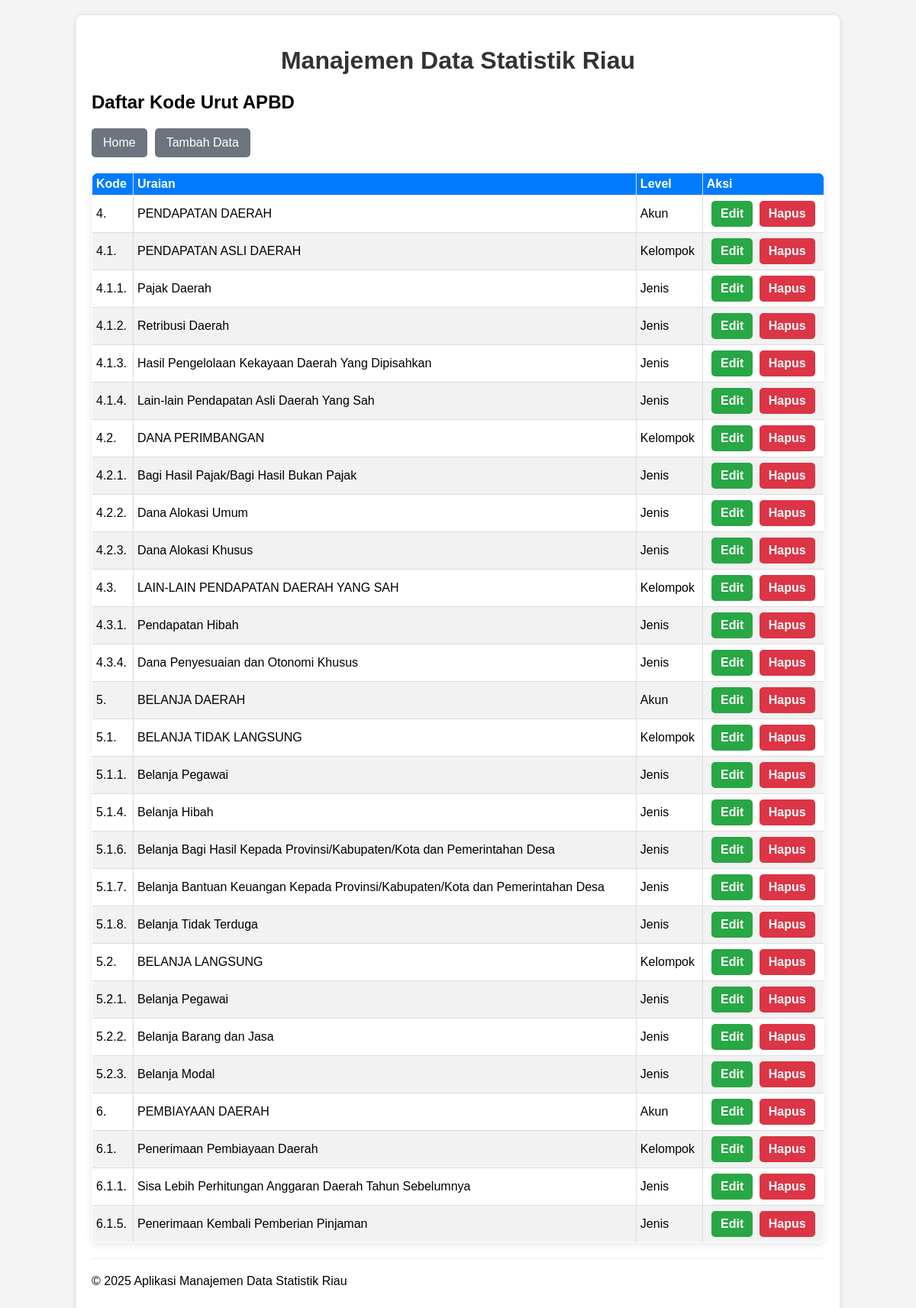
The app's page /apbd-kode-urut/read.php, older data.
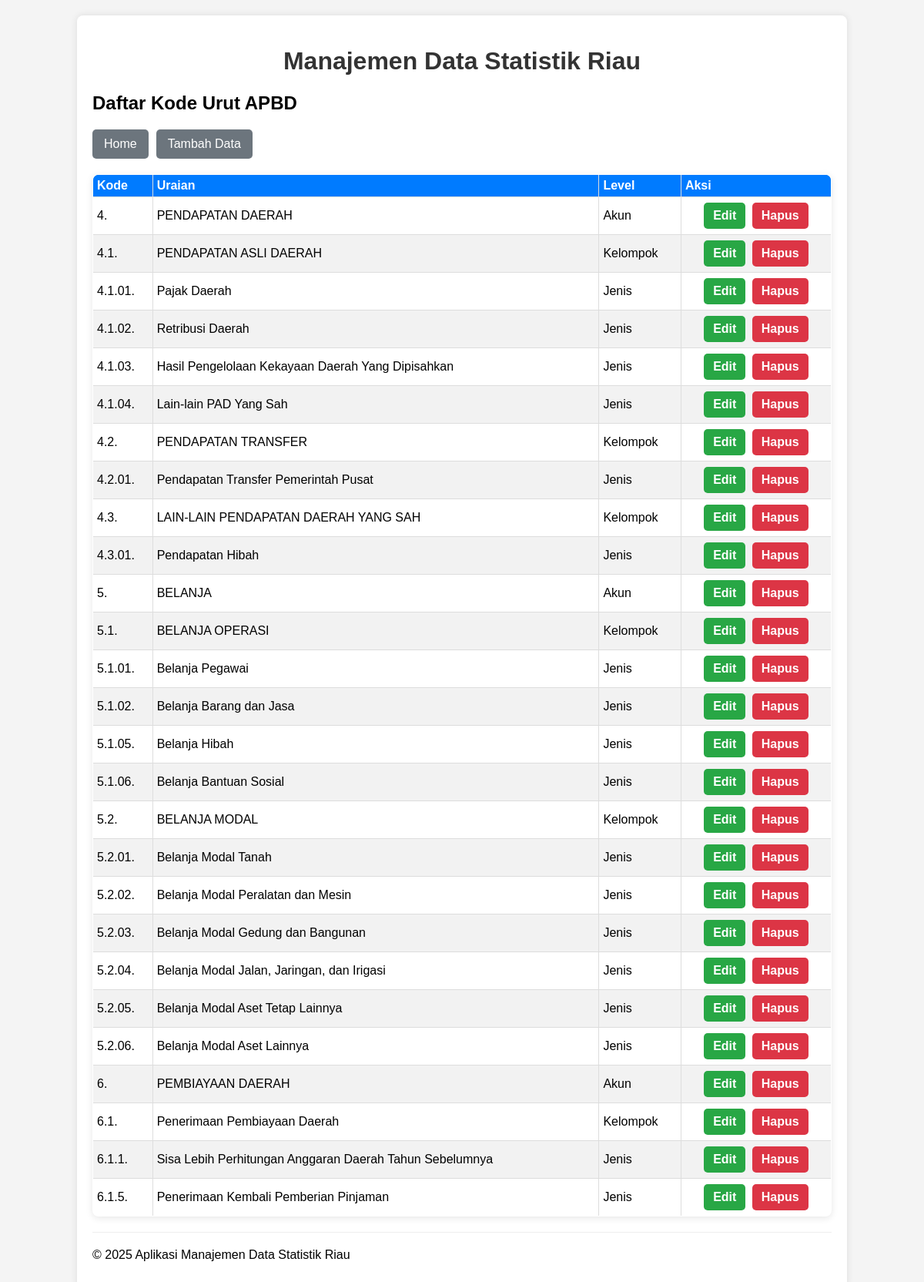
The same page, newer data.
### tables this page shows
CREATE TABLE `kode_urut` (
  `id` int(11) NOT NULL,
  `no_urut` varchar(11) DEFAULT NULL,
  `uraian` varchar(255) DEFAULT NULL,
  `id_kode_level` int(11) DEFAULT NULL
);

CREATE TABLE `kode_level` (
  `id` int(11) NOT NULL,
  `nama_level` varchar(255) DEFAULT NULL,
  `akronim` varchar(255) DEFAULT NULL
);

### apbd-kode-urut/read.php (the view, shortened to what this page needs)
<?php
include '../config/database.php';
include '../templates/header.php';
$sql = "SELECT ku.id, ku.no_urut, ku.uraian, kl.nama_level
        FROM kode_urut ku
        INNER JOIN kode_level kl
        ON ku.id_kode_level = kl.id
        ORDER BY ku.no_urut ASC";
$result = $conn->query($sql);
?>
<h2>Daftar Kode Urut APBD</h2>
<div class="button-group">
    <button><a href="../index.php">Home</a></button>
    <button><a href="create.php">Tambah Data</a></button>
</div>
<?php
if ($result->num_rows > 0):
?>
    <table>
        <thead>
            <tr>
                <th>Kode</th>
                <th>Uraian</th>
                <th>Level</th>
                <th>Aksi</th>
            </tr>
        </thead>
        <tbody>
            <?php
            while ($row = $result->fetch_assoc()):
            ?>
                <tr>
                    <td><?php echo htmlspecialchars($row['no_urut']); ?></td>
                    <td><?php echo htmlspecialchars($row['uraian']); ?></td>
                    <td><?php echo htmlspecialchars($row['nama_level']); ?></td>
                    <td class="actions">
                        <a href="update.php?id=<?php echo htmlspecialchars($row['id']); ?>" class="edit">Edit</a>
                        <a href="delete.php?id=<?php echo htmlspecialchars($row['id']); ?>" class="delete" onclick="return confirm('Apakah Anda yakin ingin menghapus data ini?')">Hapus</a>
                    </td>
                </tr>
            <?php endwhile; ?>
        </tbody>
    </table>
<?php else: ?>
    <p>Belum ada data.</p>
<?php endif; ?>
<?php
include '../templates/footer.php';
?>

### templates/header.php (shortened to what this page needs)
<!DOCTYPE html>
<html lang="en">
<head>
    <link rel="stylesheet" href="style.css">
</head>
<body>
    <div class="container">
        <h1>Manajemen Data Statistik Riau</h1>

### templates/footer.php
<hr>
        <footer>
            <p>&copy; <?php echo date("Y"); ?> Aplikasi Manajemen Data Statistik Riau</p>
        </footer>
    </div>
</body>
</html>

### apbd-kode-urut/style.css (style rules this page uses)
body { font-family: Arial, sans-serif; background-color: #f4f4f4; margin: 0; padding: 0; }
.container { width: 80%; margin: 20px auto; background-color: #fff; padding: 20px; box-shadow: 0 0 10px rgba(0, 0, 0, 0.1); border-radius: 8px; }
h1 { color: #333; text-align: center; }
hr { border: 0; border-top: 1px solid #eee; margin: 20px 0; }
table { width: 100%; border-collapse: collapse; margin-top: 20px; }
table, th, td { border: 1px solid #ddd; }
th, td { padding: 10px; text-align: left; }
th { background-color: #007bff; color: white; }
tr:nth-child(even) { background-color: #f2f2f2; }
.actions a { text-decoration: none; padding: 5px 10px; border-radius: 3px; margin-right: 5px; }
.actions .edit { background-color: #ffc107; color: white; }
.actions .delete { background-color: #dc3545; color: white; }

### templates/header.php (style rules this page uses)
table { width: 100%; border-collapse: collapse; margin-top: 20px; box-shadow: 0 2px 10px rgba(0,0,0,0.1); border-radius: 8px; overflow: hidden; }
table thead tr { background-color: #007bff; color: white; }
table th, table td { padding: 5px 5px; border: 1px solid #ddd; text-align: left; }
table tbody tr:nth-child(even) { background-color: #f2f2f2; }
table tbody tr:nth-child(odd) { background-color: #ffffff; }
table td.actions { text-align: center; white-space: nowrap; }
table td.actions a { padding: 8px 12px; text-decoration: none; border-radius: 5px; display: inline-block; margin: 2px; font-weight: bold; }
table td.actions .edit { background-color: #28a745; color: white; }
table td.actions .delete { background-color: #dc3545; color: white; }
.button-group { margin-bottom: 15px; display: flex; gap: 10px; }
.button-group button { background-color: #6c757d; color: white; padding: 10px 15px; border: none; border-radius: 5px; cursor: pointer; font-size: 16px; transition: background-color 0.3s ease; }
.button-group button a { color: white; text-decoration: none; }

Row changes from the older to the newer data that the page shows:
removed kode_urut: no_urut "4.2.2.", uraian "Dana Alokasi Umum", id_kode_level.nama_level "Jenis"
removed kode_urut: no_urut "4.2.3.", uraian "Dana Alokasi Khusus", id_kode_level.nama_level "Jenis"
removed kode_urut: no_urut "4.3.4.", uraian "Dana Penyesuaian dan Otonomi Khusus", id_kode_level.nama_level "Jenis"
removed kode_urut: no_urut "5.1.7.", uraian "Belanja Bantuan Keuangan Kepada Provinsi/Kabupaten/Kota dan Pemerintahan Desa", id_kode_level.nama_level "Jenis"
removed kode_urut: no_urut "5.1.8.", uraian "Belanja Tidak Terduga", id_kode_level.nama_level "Jenis"
changed kode_urut "Pajak Daerah": no_urut "4.1.1." → "4.1.01."
changed kode_urut "Retribusi Daerah": no_urut "4.1.2." → "4.1.02."
changed kode_urut "Hasil Pengelolaan Kekayaan Daerah Yang Dipisahkan": no_urut "4.1.3." → "4.1.03."
changed kode_urut: no_urut "4.1.4." → "4.1.04."; uraian "Lain-lain Pendapatan Asli Daerah Yang Sah" → "Lain-lain PAD Yang Sah"
changed kode_urut: uraian "DANA PERIMBANGAN" → "PENDAPATAN TRANSFER"
changed kode_urut: no_urut "4.2.1." → "4.2.01."; uraian "Bagi Hasil Pajak/Bagi Hasil Bukan Pajak" → "Pendapatan Transfer Pemerintah Pusat"
changed kode_urut "Pendapatan Hibah": no_urut "4.3.1." → "4.3.01."
changed kode_urut: uraian "BELANJA DAERAH" → "BELANJA"
changed kode_urut: uraian "BELANJA TIDAK LANGSUNG" → "BELANJA OPERASI"
changed kode_urut "Belanja Pegawai": no_urut "5.1.1." → "5.1.01."
changed kode_urut "Belanja Barang dan Jasa": no_urut "5.2.2." → "5.1.02."; moves up the list
changed kode_urut "Belanja Hibah": no_urut "5.1.4." → "5.1.05."
changed kode_urut: no_urut "5.1.6." → "5.1.06."; uraian "Belanja Bagi Hasil Kepada Provinsi/Kabupaten/Kota dan Pemerintahan Desa" → "Belanja Bantuan Sosial"
changed kode_urut: uraian "BELANJA LANGSUNG" → "BELANJA MODAL"
changed kode_urut: no_urut "5.2.1." → "5.2.01."; uraian "Belanja Pegawai" → "Belanja Modal Tanah"
changed kode_urut: no_urut "5.2.3." → "5.2.02."; uraian "Belanja Modal" → "Belanja Modal Peralatan dan Mesin"
added kode_urut: no_urut "5.2.03.", uraian "Belanja Modal Gedung dan Bangunan", id_kode_level.nama_level "Jenis"
added kode_urut: no_urut "5.2.04.", uraian "Belanja Modal Jalan, Jaringan, dan Irigasi", id_kode_level.nama_level "Jenis"
added kode_urut: no_urut "5.2.05.", uraian "Belanja Modal Aset Tetap Lainnya", id_kode_level.nama_level "Jenis"
added kode_urut: no_urut "5.2.06.", uraian "Belanja Modal Aset Lainnya", id_kode_level.nama_level "Jenis"
